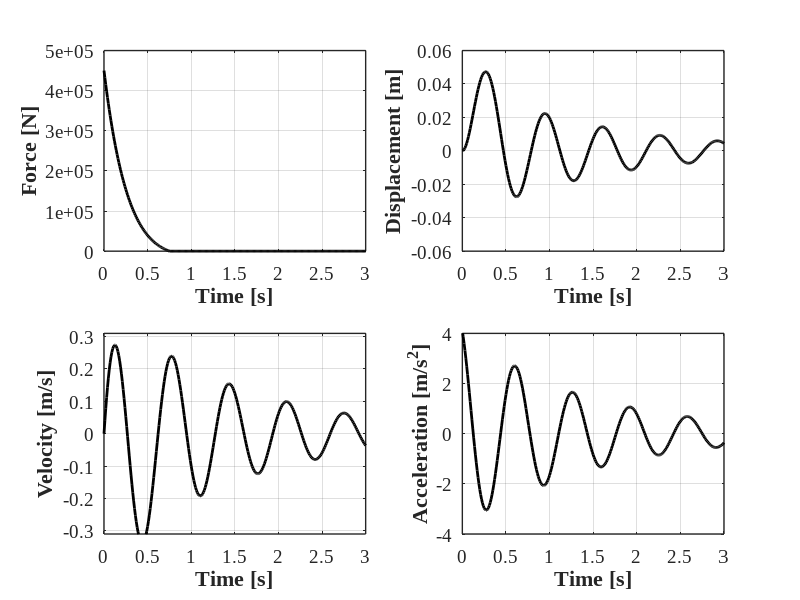

The MATLAB source for this figure:
%% Structural Dynamics and Vibration Control(M. Azimi et al.)
%% Example 5-6: Newmark Method

clc; clear; close all;
%% Parameters
% β = 0.25 -->  Average Accelration Method
% β = 0.167 --> Linear Accelration Method


ma = 110000;
k  = 10075582;
wn = sqrt(k/ma);

gamma = 0.5;
beta  = 0.25;

r = 0.07;
c = 2.0*r*sqrt(k*ma);

u(1) = 0;
v(1) = 0;
tt = 3.0;
n = 300;
n1 = n+1;
dt = tt/n;
td = .75;

a = ma/(beta*dt)+gamma*c/beta;
b = ma/(2.0*beta)+dt*c*(gamma/(2.0*beta)-1);
jk = td/dt;

%% load
p = zeros(n1,1);

jk1 = jk+1;

for n=1:jk1
    t = (n-1)*dt;
    p(n) = 450000*(1-t/td)*exp(-2.0*t/td);
end

an(1) = (p(1)-c*v(1)-k*u(1))/ma;
kh = k+ma/(beta*dt*dt)+gamma*c/(beta*dt);

for i=1:n1
    s(i) = (i-1)*dt;
end

for i=2:n1
    ww = p(i)-p(i-1)+a*v(i-1)+b*an(i-1);
    xx = ww/kh;
    zz = xx/(beta*dt*dt)-v(i-1)/(beta*dt)-an(i-1)/(2.0*beta);
    yy = (gamma*xx/(beta*dt)-gamma*v(i-1)/beta+dt*(1-gamma/(2.0*beta))*an(i-1));
    v(i) = v(i-1)+yy;
    an(i) = an(i-1)+zz;
    vv = dt*v(i-1)+dt*dt*(3.0*an(i-1)+zz)/6.0;
    u(i) = u(i-1)+vv;
end

%% Plot
figure(1); set(figure(1), 'Position', [100   100   800   600])

    subplot(2,2,1); grid on; hold on; box on;
    plot(s,p,'-k','LineWidth',2);
    set(gca, 'LineWidth',1, 'FontWeight','normal', 'FontName','Times New Roman', 'FontSize',14)
    xlabel('Time [s]', 'fontsize',16, 'fontname','Times New Roman','FontWeight','Bold')
    ylabel('Force [N]', 'fontsize',16, 'fontname','Times New Roman','FontWeight','Bold')

%% Displacement
    subplot(2,2,2); grid on; hold on; box on;
    plot(s,u,'-k','LineWidth',2);
    set(gca, 'LineWidth',1, 'FontWeight','normal', 'FontName','Times New Roman', 'FontSize',14)
    xlabel('Time [s]', 'fontsize',16, 'fontname','Times New Roman','FontWeight','Bold')
    ylabel('Displacement [m]', 'fontsize',16, 'fontname','Times New Roman','FontWeight','Bold')
    ylim([-.06 0.06])

%% Velocity
    subplot(2,2,3); grid on; hold on; box on;
    plot(s,v,'-k','LineWidth',2);
    set(gca, 'LineWidth',1, 'FontWeight','normal', 'FontName','Times New Roman', 'FontSize',14)
    xlabel('Time [s]', 'fontsize',16, 'fontname','Times New Roman','FontWeight','Bold')
    ylabel('Velocity [m/s]', 'fontsize',16, 'fontname','Times New Roman','FontWeight','Bold')
    ylim([-.31 0.31])

%% Acceleration
    subplot(2,2,4); grid on; hold on; box on;
    plot(s,an,'-k','LineWidth',2);
    set(gca, 'LineWidth',1, 'FontWeight','normal', 'FontName','Times New Roman', 'FontSize',14)
    xlabel('Time [s]', 'fontsize',16, 'fontname','Times New Roman','FontWeight','Bold')
    ylabel('Acceleration [m/s^2]', 'fontsize',16, 'fontname','Times New Roman','FontWeight','Bold')
    ylim([-4 4])

%% Print
    print('EX_5-6','-dpng')




